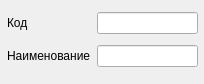
<?xml version="1.0" encoding="UTF-8"?>
<ui version="4.0">
 <class>Form</class>
 <widget class="QWidget" name="Form">
  <property name="geometry">
   <rect>
    <x>0</x>
    <y>0</y>
    <width>204</width>
    <height>84</height>
   </rect>
  </property>
  <property name="windowTitle">
   <string>Form</string>
  </property>
  <widget class="QWidget" name="">
   <property name="geometry">
    <rect>
     <x>7</x>
     <y>7</y>
     <width>191</width>
     <height>67</height>
    </rect>
   </property>
   <layout class="QGridLayout" name="gridLayout">
    <item row="0" column="0">
     <widget class="QLabel" name="label">
      <property name="text">
       <string>Код</string>
      </property>
     </widget>
    </item>
    <item row="1" column="0">
     <widget class="QLabel" name="label_2">
      <property name="text">
       <string>Наименование</string>
      </property>
     </widget>
    </item>
    <item row="1" column="1">
     <widget class="QLineEdit" name="lineEditName"/>
    </item>
    <item row="0" column="1">
     <widget class="QLineEdit" name="lineEdit"/>
    </item>
   </layout>
  </widget>
 </widget>
 <resources/>
 <connections/>
</ui>
